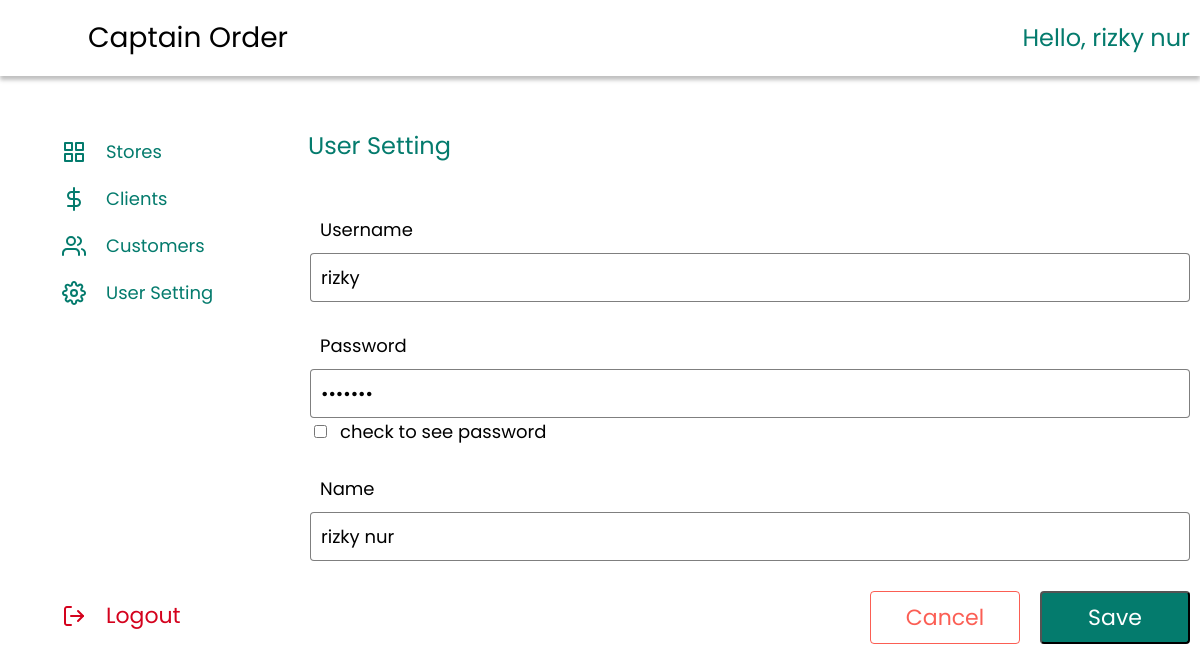
Before: /index_u.php?page=edit-user (signed in) with the older database file.
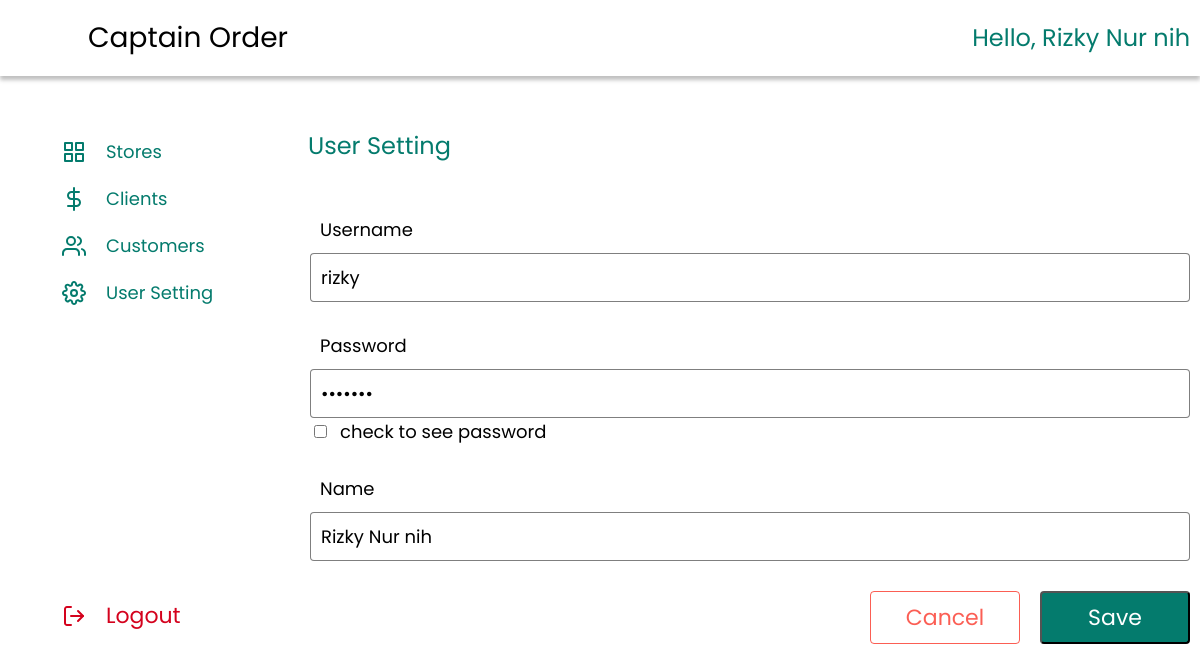
After: the same page with the newer database file.
### tables this page shows
CREATE TABLE `super_user` (
  `id` int(11) NOT NULL,
  `username` varchar(50) NOT NULL,
  `password` varchar(12) NOT NULL,
  `name` varchar(50) NOT NULL
);

### super/user/setting.php (the view, shortened to what this page needs)
<?php
	$sql_cek="SELECT *FROM super_user WHERE id='".$data_id."'";
	$query_cek = mysqli_query($koneksi, $sql_cek);
  $data_cek = mysqli_fetch_array($query_cek,MYSQLI_ASSOC);
 ?>
<div class="head">
	<div class="tittle">
		<p>User Setting</p>
	</div>
</div>
<div class="cont-setting">
	<form action="" method="POST">
		<div class="input">
			<div class="col">
				<label for="username">Username</label>
				<input type="text" name="username" id="username" placeholder="type username here" value="<?= $data_cek['username']; ?>">
			</div>
			<div class="col">
				<label for="password">Password</label>
				<input type="password" name="password" id="password" placeholder="type password here" value="<?= $data_cek['password']; ?>">
				<div class="checkbox">
				  <input type="checkbox" name="look-password" id="mybutton" onclick="change()">
				  <label for="mybutton">check to see password</label>
				</div>
			</div>
			<div class="col">
				<label for="name">Name</label>
				<input type="text" name="name" id="name" placeholder="type name here" value="<?= $data_cek['name']; ?>">
			</div>
		</div>
		<div class="button">
			<a href="?page=data-store">Cancel</a>
			<input type="submit" name="save" value="Save">
		</div>
	</form>
</div>

### index_u.php (shortened to what this page needs)
<?php
if (!isset($_SESSION["ses_username"])) {
	header("location: ./super/user/login.php");
} else{
	$data_id=$_SESSION["ses_id"];
	$data_name=$_SESSION["ses_name"];
}
include './inc/koneksi.php';
 ?>
<!DOCTYPE html>
<html>
<head>
	<link href="./dist/css/main.css" rel="stylesheet" />
</head>
<body>
	<div class="header">
		<div class="brand">
			<div class="image">
			</div>
			<div class="text">
				<p>Captain Order</p>
			</div>
		</div>
		<div class="greet">
			<p>Hello, <?= $data_name; ?></p>
		</div>
	</div>
	<div class="container">
		<div class="aside">
			<div class="navbar">
				<div class="nav">
					<div class="image">
					</div>
					<a href="?page=data-store">Stores</a>
				</div>
				<div class="nav">
					<div class="image">
					</div>
					<a href="?page=data-client">Clients</a>
				</div>
				<div class="nav">
					<div class="image">
					</div>
					<a href="?page=data-customer">Customers</a>
				</div>
				<div class="nav">
					<div class="image">
					</div>
					<a href="?page=edit-user">User Setting</a>
				</div>
			</div>
			<div class="logout">
				<div class="log">
					<div class="image">
					</div>
					<a href="./super/user/logout.php" onclick="return confirm('Apakah anda yakin ingin keluar?')">Logout</a>
				</div>
			</div>
		</div>
		<div class="content">
			<?php
				if (isset($_GET['page'])) {
				 	$hal=$_GET['page'];
				 	switch ($hal) {
			 			case 'edit-user':
				 			include './super/user/setting.php';
				 			break;
				 	}
				 } else {
			 			include './super/store/stores.php';
				 }
			?>
		</div>
	</div>
</body>
</html>

Changed rows visible on the page:
changed super_user "rizky": name "rizky nur" → "Rizky Nur nih"
Other visible differences:
$data_name: "rizky nur" → "Rizky Nur nih"
